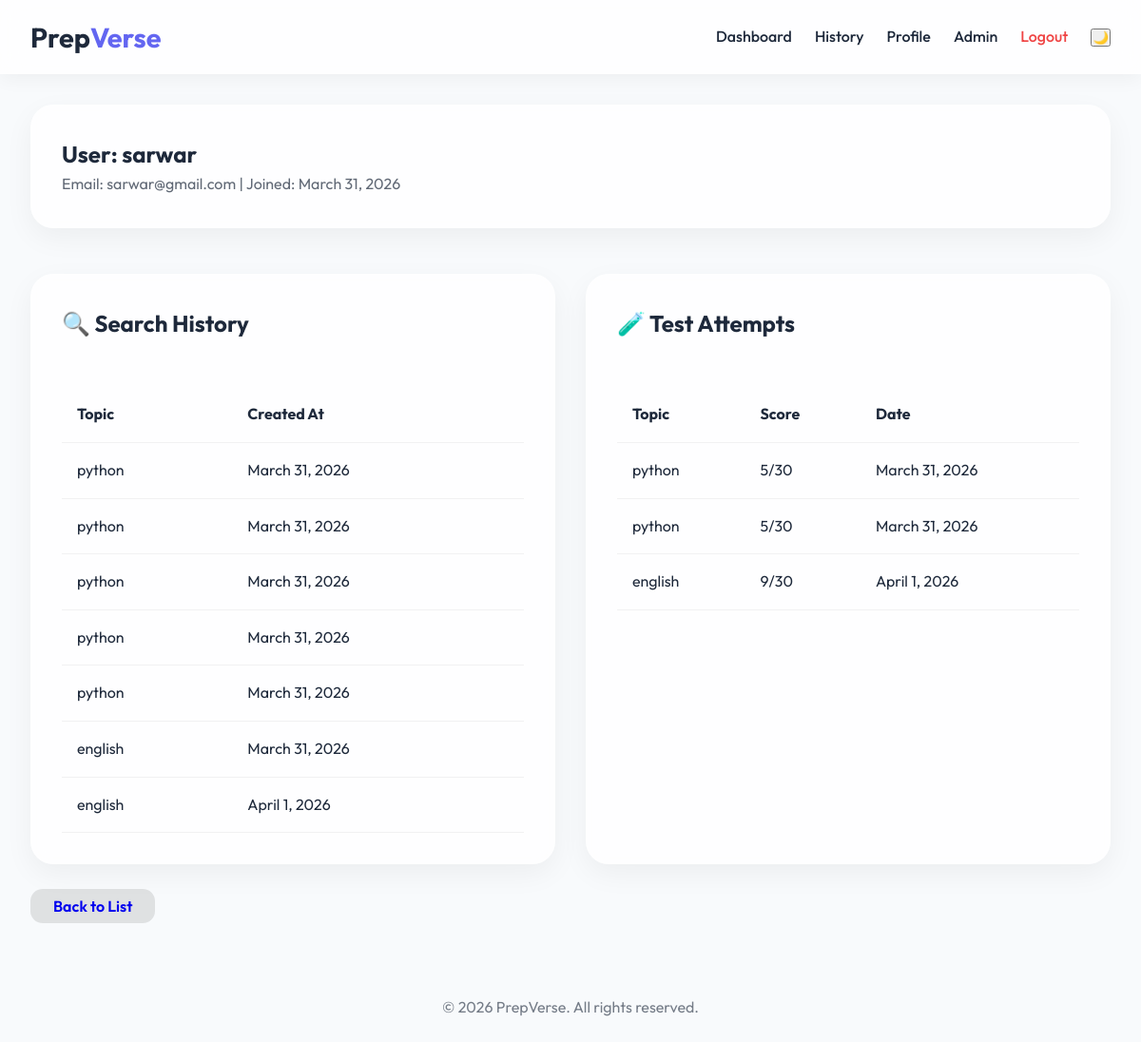
/adminpanel/users/details/2/ (signed in), run on the app's committed database.
### apps/core/models.py (models this page shows, shortened)
class TopicSearch(models.Model):
    user = models.ForeignKey(User, on_delete=models.CASCADE, related_name='searches')
    topic_name = models.CharField(max_length=255)
    study_material = models.TextField(blank=True, null=True)
    created_at = models.DateTimeField(auto_now_add=True)

class UserAttempt(models.Model):
    user = models.ForeignKey(User, on_delete=models.CASCADE, related_name='attempts')
    topic = models.ForeignKey(TopicSearch, on_delete=models.CASCADE)
    score = models.IntegerField()
    total_questions = models.IntegerField()
    attempted_at = models.DateTimeField(auto_now_add=True)

### apps/adminpanel/views.py (the view)
# urls.py: path('users/details/<int:user_id>/', views.user_details, name='user_details'),
@user_passes_test(is_admin)
def user_details(request, user_id):
    target_user = get_object_or_404(User, id=user_id)
    searches = TopicSearch.objects.filter(user=target_user)
    attempts = UserAttempt.objects.filter(user=target_user)
    return render(request, 'adminpanel/user_details.html', {
        'target_user': target_user,
        'searches': searches,
        'attempts': attempts
    })

### apps/adminpanel/views.py (called while the page is built)
def is_admin(user):
    return user.is_staff

### apps/adminpanel/templates/adminpanel/user_details.html (shortened to what this page needs)
{% extends 'base.html' %}
{% block content %}
<section class="glass" style="margin-bottom: 3rem;">
    <h1>User: {{ target_user.username }}</h1>
    <p style="opacity: 0.7;">Email: {{ target_user.email }} | Joined: {{ target_user.date_joined|date }}</p>
</section>
<div class="grid" style="grid-template-columns: 1fr 1fr; gap: 2rem;">
    <div class="glass">
        <h2 style="margin-bottom: 2rem;">🔍 Search History</h2>
        <div class="table-container">
            <table>
                <thead>
                    <tr>
                        <th>Topic</th>
                        <th>Created At</th>
                    </tr>
                </thead>
                <tbody>
                    {% for search in searches %}
                    <tr>
                        <td>{{ search.topic_name }}</td>
                        <td>{{ search.created_at|date }}</td>
                    </tr>
                    {% endfor %}
                </tbody>
            </table>
        </div>
    </div>
    <div class="glass">
        <h2 style="margin-bottom: 2rem;">🧪 Test Attempts</h2>
        <div class="table-container">
            <table>
                <thead>
                    <tr>
                        <th>Topic</th>
                        <th>Score</th>
                        <th>Date</th>
                    </tr>
                </thead>
                <tbody>
                    {% for attempt in attempts %}
                    <tr>
                        <td>{{ attempt.topic.topic_name }}</td>
                        <td>{{ attempt.score }}/{{ attempt.total_questions }}</td>
                        <td>{{ attempt.attempted_at|date }}</td>
                    </tr>
                    {% endfor %}
                </tbody>
            </table>
        </div>
    </div>
</div>
<div style="margin-top: 2rem;">
    <a href="{% url 'adminpanel:users' %}" class="btn" style="background: rgba(0,0,0,0.1); padding: 0.5rem 1.5rem; text-decoration: none;">Back to List</a>
</div>
{% endblock %}

### static/css/style.css (style rules this page uses)
:root { --primary: #6366f1; --primary-hover: #4f46e5; --bg-light: #f8fafc; --bg-dark: #0f172a; --card-light: rgba(255, 255, 255, 0.8); --card-dark: rgba(30, 41, 59, 0.8); --text-light: #1e293b; --text-dark: #f1f5f9; --accent-blue: #3b82f6; --accent-red: #ef4444; --accent-green: #10b981; --transition: all 0.3s ease; }
* { margin: 0; padding: 0; box-sizing: border-box; }
body { font-family: 'Outfit', sans-serif; line-height: 1.6; transition: var(--transition); overflow-x: hidden; }
body.light-mode { background: var(--bg-light); color: var(--text-light); }
.glass { background: var(--card-light); backdrop-filter: blur(10px); border: 1px solid rgba(255, 255, 255, 0.2); border-radius: 1.5rem; padding: 2rem; box-shadow: 0 10px 30px rgba(0, 0, 0, 0.05); }
.btn { padding: 0.8rem 1.5rem; border-radius: 0.8rem; border: none; cursor: pointer; font-weight: 600; transition: var(--transition); }
.grid { display: grid; grid-template-columns: repeat(auto-fit, minmax(300px, 1fr)); gap: 2rem; }
.table-container { overflow-x: auto; }
table { width: 100%; border-collapse: collapse; margin-top: 1rem; }
th, td { padding: 1rem; text-align: left; border-bottom: 1px solid rgba(0,0,0,0.05); }

### data on the page
TopicSearch: topic_name "python", created_at "March 31, 2026"
TopicSearch: topic_name "python", created_at "March 31, 2026"
TopicSearch: topic_name "python", created_at "March 31, 2026"
TopicSearch: topic_name "python", created_at "March 31, 2026"
TopicSearch: topic_name "python", created_at "March 31, 2026"
TopicSearch: topic_name "english", created_at "March 31, 2026"
TopicSearch: topic_name "english", created_at "April 1, 2026"
UserAttempt: topic.topic_name "python", score "5", total_questions "30", attempted_at "March 31, 2026"
UserAttempt: topic.topic_name "python", score "5", total_questions "30", attempted_at "March 31, 2026"
UserAttempt: topic.topic_name "english", score "9", total_questions "30", attempted_at "April 1, 2026"

### other printed values
{{ target_user.username }} "sarwar"
{{ target_user.email }} "sarwar@gmail.com"
{{ target_user.date_joined|date }} "March 31, 2026"
